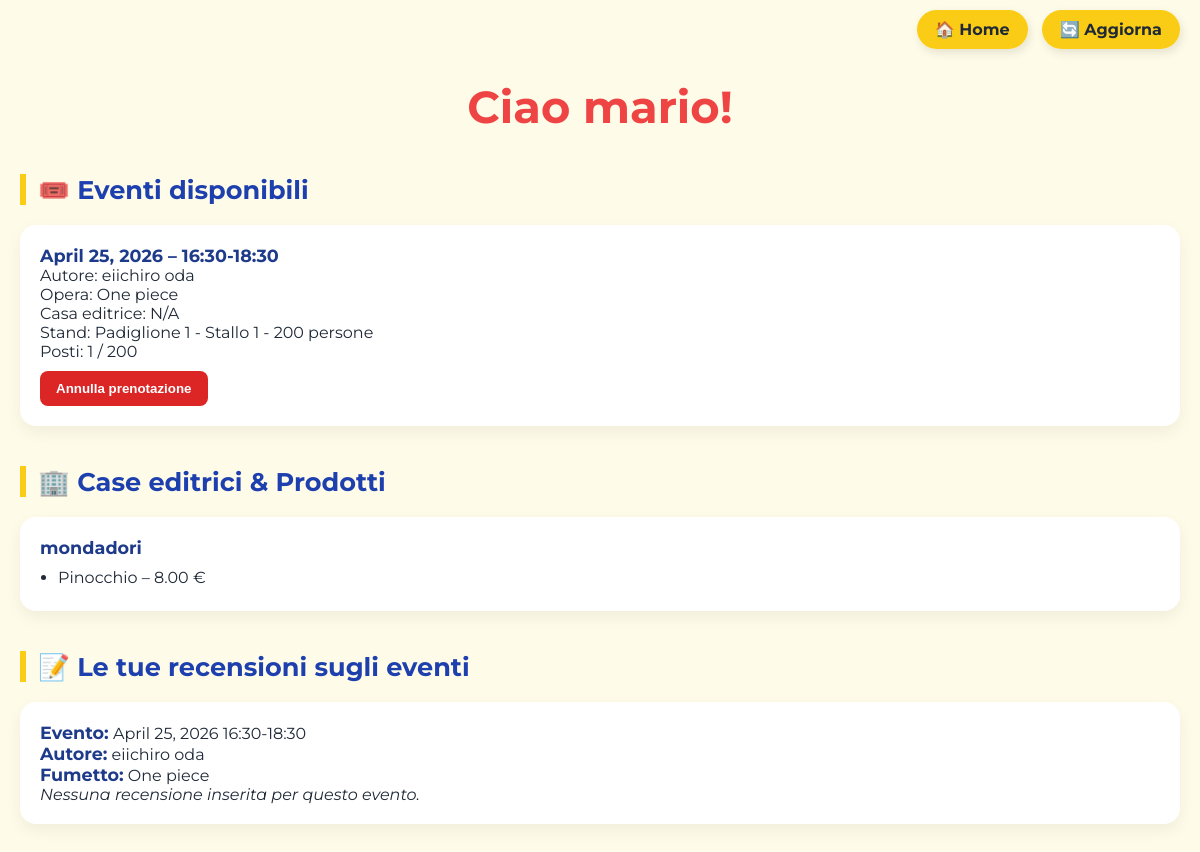
Page /home/utente/ (signed in) on the committed database.
### comicon/models.py (models this page shows, shortened)
class Utente(AbstractUser):
    RUOLI = [
        ('utente', 'Utente'),
        ('autore', 'Autore'),
        ('editore', 'Casa Editrice'),
        ('admin', 'Amministratore'),
    ]
    ruolo = models.CharField(max_length=10, choices=RUOLI, default='utente')
    nome = models.CharField(max_length=100)
    cognome = models.CharField(max_length=100)
    email = models.EmailField(unique=True)
    casa_editrice = models.ForeignKey(CasaEditrice, null=True, blank=True, on_delete=models.SET_NULL)
    USERNAME_FIELD = 'username'  # o 'email' se vuoi usarla come username
    REQUIRED_FIELDS = ['nome', 'cognome', 'email', 'ruolo']

class FirmaCopie(models.Model):
    autore = models.ForeignKey(Autore, on_delete=models.CASCADE, related_name='eventi_firmacopie')
    disponibilita = models.ForeignKey(Disponibilita, on_delete=models.CASCADE, related_name='eventi_firmacopie')
    stand = models.ForeignKey(Stand, on_delete=models.CASCADE, related_name='eventi_firmacopie')
    class Meta:
        unique_together = ('disponibilita', 'stand')  # Un evento per disponibilita/stand
        verbose_name_plural = 'FirmaCopie'
    @property
    def data(self):
        return self.disponibilita.data if self.disponibilita else None
    @property
    def ora(self):
        return self.disponibilita.orario if self.disponibilita else None

class Disponibilita(models.Model):
    autore = models.ForeignKey(Autore, on_delete=models.CASCADE)
    data = models.DateField()
    orario = models.CharField(max_length=20, default="11:30-13:30")

class Autore(models.Model):
    utente = models.OneToOneField(Utente, on_delete=models.CASCADE, limit_choices_to={'ruolo': 'autore'})
    opera_principale = models.OneToOneField(Fumetto, on_delete=models.CASCADE, related_name='autore_opera', null=True, blank=True)
    GIORNI = [
        ('2026-04-23', '2026-04-23'),
        ('2026-04-24', '2026-04-24'),
        ('2026-04-25', '2026-04-25'),
        ('2026-04-26', '2026-04-26'),
    ]
    giorni_disponibili = models.CharField(max_length=10, choices=GIORNI, default='2026-04-23')
    ORARI = [
        ("11:30-13:30", "11:30-13:30"),
        ("14:00-16:00", "14:00-16:00"),
        ("16:30-18:30", "16:30-18:30"),
    ]
    orari_disponibili = models.CharField(max_length=20, choices=ORARI, default="11:30-13:30")
    casa_editrice = models.ForeignKey(CasaEditrice, null=True, blank=True, on_delete=models.SET_NULL)

class Fumetto(models.Model):
    GENERI = [
        ("azione", "Azione"),
        ("avventura", "Avventura"),
        ("fantasy", "Fantasy"),
        ("horror", "Horror"),
        ("commedia", "Commedia"),
        ("drammatico", "Drammatico"),
        ("storico", "Storico"),
        ("altro", "Altro"),
    ]
    titolo = models.CharField(max_length=200)
    prezzo = models.DecimalField(max_digits=6, decimal_places=2)
    genere = models.CharField(max_length=100, choices=GENERI, default="altro")
    casa_editrice = models.ForeignKey(CasaEditrice, on_delete=models.CASCADE, related_name='fumetti')

class Stand(models.Model):
    PADIGLIONI = [(i, str(i)) for i in range(1, 7)]
    STALLI = [(i, str(i)) for i in range(1, 7)]
    disponibilita = models.BooleanField(default=True)
    padiglione = models.IntegerField(choices=PADIGLIONI)
    stallo = models.IntegerField(choices=STALLI, default=1)
    totale_persone = models.PositiveIntegerField(default=100)
    def __str__(self):
        return f"Padiglione {self.padiglione} - Stallo {self.stallo} - {self.totale_persone} persone"

class CasaEditrice(models.Model):
    nome = models.CharField(max_length=255)

class Prodotto(models.Model):
    nome = models.CharField(max_length=100)
    prezzo = models.DecimalField(max_digits=6, decimal_places=2)
    casa_editrice = models.ForeignKey(CasaEditrice, on_delete=models.CASCADE, related_name='prodotti')

### comicon/views.py (the view, shortened to what this page needs)
# urls.py: path('home/utente/', views.home_utente_view, name='home_utente'),
@login_required
def home_utente_view(request):
    if request.user.ruolo != 'utente':
        return render(request, 'comicon/errore_ruolo.html', {'messaggio': 'Accesso non consentito: ruolo non valido per questa pagina.'})
    eventi = FirmaCopie.objects.select_related(
        'autore', 'autore__utente', 'autore__opera_principale',
        'disponibilita', 'stand'
    ).all()
    eventi = eventi.annotate(
        posti_occupati=Count('prenotazioni')
    )
    prenotazioni_utente = Prenotazione.objects.filter(utente=request.user).select_related('firmacopie')
    eventi_prenotati = [p.firmacopie for p in prenotazioni_utente if p.firmacopie is not None]
    eventi_ids_prenotati = [e.id for e in eventi_prenotati if hasattr(e, 'id')]
    eventi_info = []
    for evento in eventi:
        posti_totali = evento.stand.totale_persone if evento.stand else 0
        posti_disponibili = posti_totali - evento.posti_occupati  # Usa il valore annotated
        eventi_info.append({
            'evento': evento,
            'posti_occupati': evento.posti_occupati,
            'posti_totali': posti_totali,
            'posti_disponibili': posti_disponibili,
            'prenotato': evento.id in eventi_ids_prenotati,
            'casa_editrice': evento.autore.casa_editrice.nome if evento.autore.casa_editrice else 'N/A',
        })
    case_editrici = CasaEditrice.objects.all()
    case_prodotti = []
    for casa in case_editrici:
        prodotti = casa.prodotti.all()
        editore = Utente.objects.filter(ruolo='editore', casa_editrice=casa).first()
        username = editore.username if editore else 'N/A'
        case_prodotti.append({
            'casa': casa,
            'prodotti': prodotti,
            'editore_username': username,
        })
    from .models import Recensione
    from .forms import RecensioneForm
    import datetime
    eventi_prenotati_info = []
    for evento in eventi_prenotati:
        data_evento = evento.data if evento.data else (evento.disponibilita.data if evento.disponibilita else None)
        concluso = data_evento and data_evento < datetime.date.today()
        recensione = Recensione.objects.filter(utente=request.user, firmacopie=evento).first()
        eventi_prenotati_info.append({
            'evento': evento,
            'concluso': concluso,
            'recensione': recensione,
        })
    recensione_form = None
    return render(request, 'comicon/home_utente.html', {
        'eventi_info': eventi_info,
        'eventi_prenotati_info': eventi_prenotati_info,
        'recensione_form': recensione_form,
        'case_prodotti': case_prodotti,
        'messages': messages.get_messages(request),
    })

### templates/comicon/home_utente.html (shortened to what this page needs)
<!DOCTYPE html>
<html lang="it">
<head>
</head>
<body>
  <div class="navbar">
    <a href="/">🏠 Home</a>
    <a href="#" onclick="location.reload();" style="margin-left:10px;">🔄 Aggiorna</a>
  </div>
  <h1>Ciao {{ request.user.nome }}!</h1>
  <h2>🎟️ Eventi disponibili</h2>
  {% for info in eventi_info %}
    <div class="card">
      <strong>
        {% if info.evento.data %}{{ info.evento.data }}{% elif info.evento.disponibilita and info.evento.disponibilita.data %}{{ info.evento.disponibilita.data }}{% else %}N/A{% endif %}
        –
        {% if info.evento.ora %}{{ info.evento.ora }}{% elif info.evento.disponibilita and info.evento.disponibilita.orario %}{{ info.evento.disponibilita.orario }}{% else %}N/A{% endif %}
      </strong><br>
      Autore: {{ info.evento.autore.utente.nome }} {{ info.evento.autore.utente.cognome }}<br>
      Opera: {% if info.evento.autore.opera_principale %}{{ info.evento.autore.opera_principale.titolo }}{% else %}N/A{% endif %}<br>
      Casa editrice: {{ info.casa_editrice }}<br>
      Stand: {% if info.evento.stand %}{{ info.evento.stand }}{% else %}N/A{% endif %}<br>
      Posti: {{ info.posti_occupati }} / {{ info.posti_totali }}<br>
      {% if info.prenotato %}
        <form method="post">
          <button type="submit" name="annulla" class="btn btn-danger">Annulla prenotazione</button>
        </form>
      {% elif info.posti_occupati < info.posti_totali %}
        <form method="post">
          {% csrf_token %}
          <input type="hidden" name="evento_id" value="{{ info.evento.id }}">
          <button type="submit" name="prenota" class="btn">Prenotati</button>
        </form>
      {% else %}
        <span class="full">Posti esauriti</span>
      {% endif %}
    </div>
  {% endfor %}
  <h2>🏢 Case editrici & Prodotti</h2>
  {% for item in case_prodotti %}
    <div class="card">
      <strong>{{ item.editore_username }}</strong><br>
      {% if item.prodotti %}
        <ul>
          {% for prodotto in item.prodotti %}
            <li>{{ prodotto.nome }} – {{ prodotto.prezzo }} €</li>
          {% endfor %}
        </ul>
      {% else %}
        <em>Nessun prodotto disponibile</em>
      {% endif %}
    </div>
  {% endfor %}
  <h2>📝 Le tue recensioni sugli eventi</h2>
  {% if eventi_prenotati_info %}
    {% for info in eventi_prenotati_info %}
      <div class="card">
        <strong>Evento:</strong>
        {% if info.evento.disponibilita %}
          {{ info.evento.disponibilita.data }} {{ info.evento.disponibilita.orario }}<br>
        {% else %}
          Data/ora non assegnata<br>
        {% endif %}
        <strong>Autore:</strong> {{ info.evento.autore.utente.nome }} {{ info.evento.autore.utente.cognome }}<br>
        <strong>Fumetto:</strong> {% if info.evento.autore.opera_principale %}{{ info.evento.autore.opera_principale.titolo }}{% else %}N/A{% endif %}<br>
        {% if info.recensione %}
          <strong>Recensione:</strong> {{ info.recensione.testo }}<br>
          <small>Voto: {{ info.recensione.voto }}</small>
        {% else %}
          <em>Nessuna recensione inserita per questo evento.</em>
        {% endif %}
      </div>
    {% endfor %}
  {% else %}
    <p class="empty">Non hai ancora recensito nessun evento.</p>
  {% endif %}
</body>
</html>

### templates/comicon/home_utente.html (style rules this page uses)
* { box-sizing: border-box; margin: 0; padding: 0; }
body { font-family: 'Montserrat', sans-serif; background: #fefce8; color: #1f2937; padding: 80px 20px 40px; }
.navbar { position: fixed; top: 20px; right: 20px; z-index: 1000; }
.navbar a { background: #facc15; color: #1f2937; padding: 10px 18px; border-radius: 30px; text-decoration: none; font-weight: 700; box-shadow: 2px 4px 10px rgba(0,0,0,0.1); transition: background 0.2s ease-in-out; }
h1 { font-size: 2.8em; color: #ef4444; text-align: center; margin-bottom: 10px; }
h2 { font-size: 1.6em; color: #1e40af; margin: 40px 0 20px; border-left: 6px solid #facc15; padding-left: 12px; }
.card { background: #fff; border-radius: 16px; padding: 20px; margin-bottom: 20px; box-shadow: 0 6px 16px rgba(0,0,0,0.06); transition: transform 0.2s; }
.card strong { font-size: 1.1em; color: #1e3a8a; }
.card ul { margin-top: 10px; padding-left: 18px; }
.card li { margin-bottom: 4px; }
.btn { background: #1e40af; color: white; padding: 10px 16px; border: none; border-radius: 8px; font-weight: bold; cursor: pointer; margin-top: 10px; transition: background 0.3s; }
.btn-danger { background: #dc2626; }

### rows in the picture
Utente: user.nome "mario"
FirmaCopie: evento.data "April 25, 2026", evento.ora "16:30-18:30", evento.autore.utente.nome "eiichiro", evento.autore.utente.cognome "oda", evento.autore.opera_principale.titolo "One piece", casa_editrice "N/A", evento.stand "Padiglione 1 - Stallo 1 - 200 persone", posti_occupati "1", posti_totali "200", evento.disponibilita.data "April 25, 2026", evento.disponibilita.orario "16:30-18:30"
CasaEditrice: editore_username "mondadori"
Prodotto: nome "Pinocchio", prezzo "8.00"
